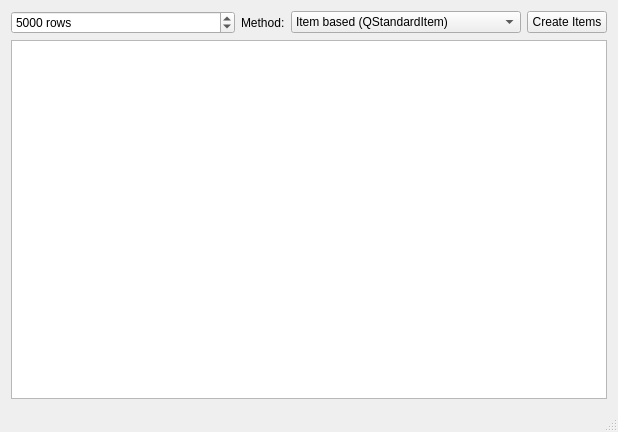
<?xml version="1.0" encoding="UTF-8"?>
<ui version="4.0">
 <class>MainWindow</class>
 <widget class="QMainWindow" name="MainWindow">
  <property name="geometry">
   <rect>
    <x>0</x>
    <y>0</y>
    <width>618</width>
    <height>432</height>
   </rect>
  </property>
  <property name="windowTitle">
   <string>MainWindow</string>
  </property>
  <widget class="QWidget" name="centralWidget">
   <layout class="QGridLayout" name="gridLayout">
    <item row="0" column="0">
     <widget class="QSpinBox" name="spinBox">
      <property name="suffix">
       <string> rows</string>
      </property>
      <property name="minimum">
       <number>1</number>
      </property>
      <property name="maximum">
       <number>999999999</number>
      </property>
      <property name="singleStep">
       <number>5000</number>
      </property>
      <property name="value">
       <number>5000</number>
      </property>
     </widget>
    </item>
    <item row="0" column="3">
     <widget class="QPushButton" name="btnCreateItems">
      <property name="sizePolicy">
       <sizepolicy hsizetype="Maximum" vsizetype="Fixed">
        <horstretch>0</horstretch>
        <verstretch>0</verstretch>
       </sizepolicy>
      </property>
      <property name="text">
       <string>Create Items</string>
      </property>
     </widget>
    </item>
    <item row="0" column="1">
     <widget class="QLabel" name="label">
      <property name="sizePolicy">
       <sizepolicy hsizetype="Maximum" vsizetype="Preferred">
        <horstretch>0</horstretch>
        <verstretch>0</verstretch>
       </sizepolicy>
      </property>
      <property name="text">
       <string>Method:</string>
      </property>
     </widget>
    </item>
    <item row="0" column="2">
     <widget class="QComboBox" name="comboBox">
      <item>
       <property name="text">
        <string>Item based (QStandardItem)</string>
       </property>
      </item>
      <item>
       <property name="text">
        <string>Model based (QAbstractTableModel)</string>
       </property>
      </item>
     </widget>
    </item>
    <item row="1" column="0" colspan="4">
     <widget class="QTableView" name="tableView"/>
    </item>
   </layout>
  </widget>
  <widget class="QStatusBar" name="status"/>
 </widget>
 <layoutdefault spacing="6" margin="11"/>
 <resources/>
 <connections/>
</ui>
